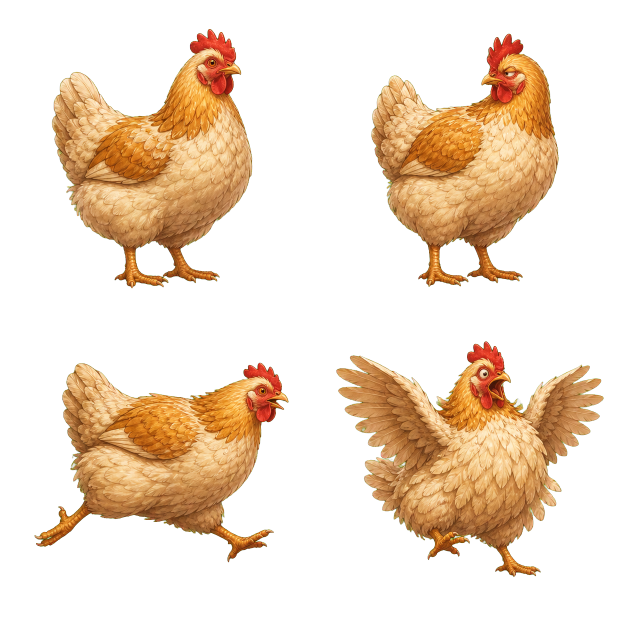
#> input picture assets/characters/creatures/chicken/chicken-atlas.png, 1254 x 1254 px (shown at 1/2 size)
$ python split_chicken_atlas.py
#> lines starting #> are read from the running program, lines starting #| are printed output that depends on the picture
from pathlib import Path

from PIL import Image


ROOT = Path(__file__).resolve().parents[1]
SOURCE = ROOT / "assets/characters/creatures/chicken/chicken-atlas.png"
OUTPUT = SOURCE.parent
NAMES = ("idle", "suspicious", "run", "startled")
CANVAS_SIZE = (420, 360)
SUBJECT_MAX = (390, 330)
BASELINE_Y = 342


def alpha_box(image: Image.Image) -> tuple[int, int, int, int]:
    box = image.getchannel("A").getbbox()
    if box is None:
        raise RuntimeError("Chicken pose has no visible pixels")
    return box


atlas = Image.open(SOURCE).convert("RGBA")
#> atlas is the input picture: PIL image 1254x1254 RGBA; mean R, G, B, A 60.8, 42.5, 24, 75.3
cell_width = atlas.width // 2
#> cell_width = 627
cell_height = atlas.height // 2
#> cell_height = 627
cells = [
    atlas.crop((0, 0, cell_width, cell_height)),
    atlas.crop((cell_width, 0, atlas.width, cell_height)),
    atlas.crop((0, cell_height, cell_width, atlas.height)),
    atlas.crop((cell_width, cell_height, atlas.width, atlas.height)),
]

trimmed = [cell.crop(alpha_box(cell)) for cell in cells]
#> in alpha_box, `box = image.getchannel("A").getbbox()`: box = (103, 58, 505, 577)
#> trimmed = 4 items
scale = min(
    SUBJECT_MAX[0] / max(image.width for image in trimmed),
    SUBJECT_MAX[1] / max(image.height for image in trimmed),
)
#> scale = 0.636

for name, image in zip(NAMES, trimmed):
    size = (round(image.width * scale), round(image.height * scale))
    resized = image.resize(size, Image.Resampling.LANCZOS)
    canvas = Image.new("RGBA", CANVAS_SIZE, (0, 0, 0, 0))
    x = (CANVAS_SIZE[0] - resized.width) // 2
    y = BASELINE_Y - resized.height
    canvas.alpha_composite(resized, (x, y))
    canvas.save(OUTPUT / f"{name}.png", optimize=True)
#> this loop made 4 passes
#> (name, size, x, y) on passes 1 to 4: ('idle', (256, 330), 82, 12), ('suspicious', (239, 322), 90, 20), ('run', (324, 254), 48, 88), ('startled', (341, 301), 39, 41)
#> pass 1, `resized = image.resize(size, Image.Resampling.LANCZOS)`:
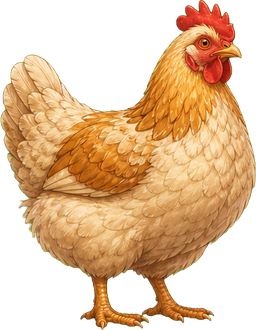
#> resized: PIL image 256x330 RGBA; mean R, G, B, A 120.3, 85.1, 48.4, 143.9; transparent parts drawn white
#> pass 1, `canvas.save(OUTPUT / f"{name}.png", optimize=True)`:
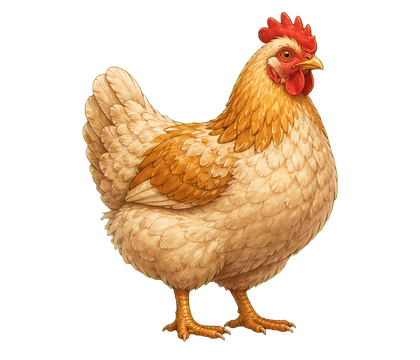
#> saved as idle.png: PIL image 420x360 RGBA; mean R, G, B, A 67.2, 47.6, 27, 80.4; transparent parts drawn white
#> pass 2, `resized = image.resize(size, Image.Resampling.LANCZOS)`:
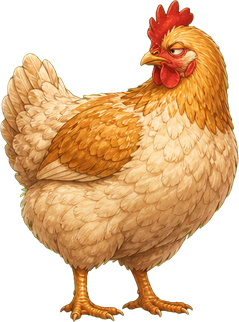
#> resized: PIL image 239x322 RGBA; mean R, G, B, A 122.4, 85.6, 47, 145.8; transparent parts drawn white
#> after the loop:
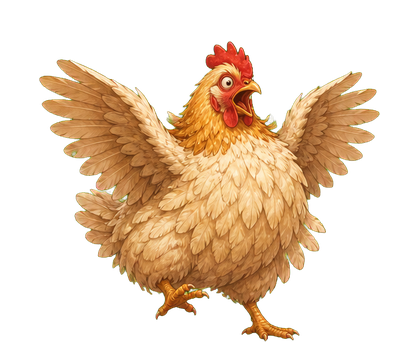
#> canvas: PIL image 420x360 RGBA; mean R, G, B, A 73, 52, 29.9, 89.6; transparent parts drawn white
#> after the loop:
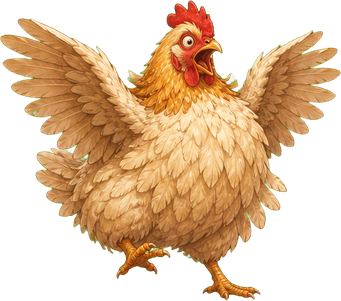
#> resized: PIL image 341x301 RGBA; mean R, G, B, A 107.5, 76.6, 44, 131.9; transparent parts drawn white

print("Created:", ", ".join(f"{name}.png" for name in NAMES))
#| Created: idle.png, suspicious.png, run.png, startled.png

$ run again, with assets/characters/creatures/chicken/idle.png copied over assets/characters/creatures/chicken/chicken-atlas.png
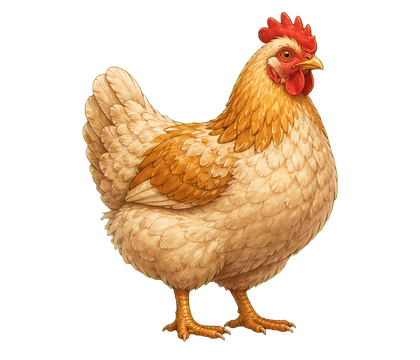
#> input picture assets/characters/creatures/chicken/idle.png, 420 x 360 px
#> atlas is the input picture: PIL image 420x360 RGBA; mean R, G, B, A 67.2, 47.6, 27, 80.4
#> box = (82, 64, 210, 180)
#> trimmed = 4 items
#> scale = 1.96
#> the loop `for name, image in zip(NAMES, trimmed):` made 4 passes
#> (name, size, x, y) on passes 1 to 4: ('idle', (251, 228), 84, 114), ('suspicious', (251, 330), 84, 12), ('run', (234, 318), 93, 24), ('startled', (251, 318), 84, 24)
#> pass 1, `canvas.save(OUTPUT / f"{name}.png", optimize=True)`:
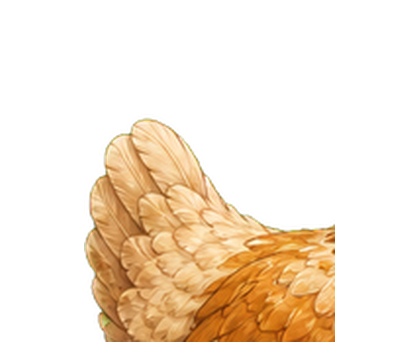
#> saved as idle.png: PIL image 420x360 RGBA; mean R, G, B, A 57.5, 42.8, 25, 65.2; transparent parts drawn white
#> after the loop `for name, image in zip(NAMES, trimmed):`:
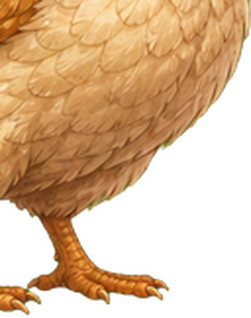
#> resized: PIL image 251x318 RGBA; mean R, G, B, A 118.4, 85, 49, 149.6; transparent parts drawn white
#| Created: idle.png, suspicious.png, run.png, startled.png

$ run again, with assets/characters/creatures/chicken/run.png copied over assets/characters/creatures/chicken/chicken-atlas.png
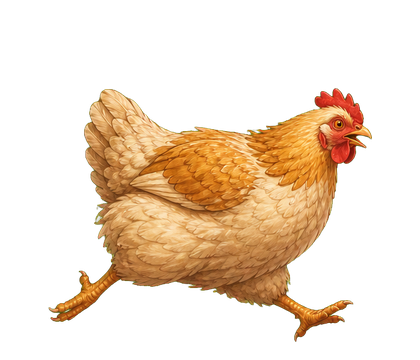
#> input picture assets/characters/creatures/chicken/run.png, 420 x 360 px
#> atlas is the input picture: PIL image 420x360 RGBA; mean R, G, B, A 59.6, 41.2, 21.6, 72.6
#> box = (81, 88, 210, 180)
#> trimmed = 4 items
#> scale = 2.04
#> the loop `for name, image in zip(NAMES, trimmed):` made 4 passes
#> (name, size, x, y) on passes 1 to 4: ('idle', (263, 187), 78, 155), ('suspicious', (330, 187), 45, 155), ('run', (330, 293), 45, 49), ('startled', (297, 330), 61, 12)
#> after the loop `for name, image in zip(NAMES, trimmed):`:
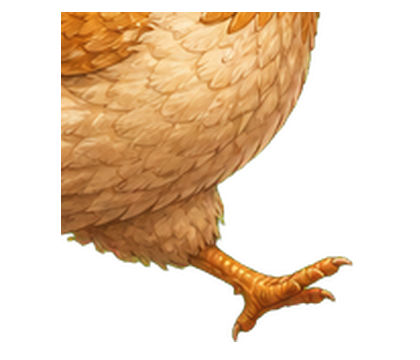
#> canvas: PIL image 420x360 RGBA; mean R, G, B, A 75, 53, 29.1, 93.8; transparent parts drawn white
#> after the loop `for name, image in zip(NAMES, trimmed):`:
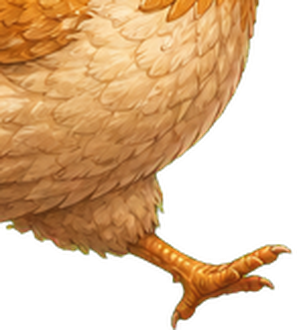
#> resized: PIL image 297x330 RGBA; mean R, G, B, A 115.6, 81.8, 44.9, 144.7; transparent parts drawn white
#| Created: idle.png, suspicious.png, run.png, startled.png

$ run again, with assets/characters/creatures/chicken/startled.png copied over assets/characters/creatures/chicken/chicken-atlas.png
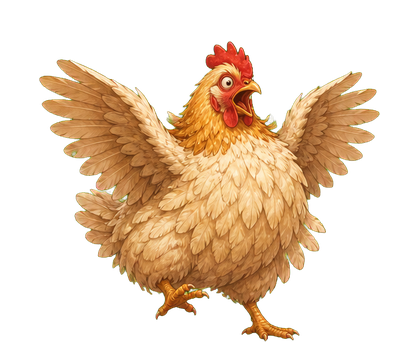
#> input picture assets/characters/creatures/chicken/startled.png, 420 x 360 px
#> atlas is the input picture: PIL image 420x360 RGBA; mean R, G, B, A 73, 52, 29.9, 89.6
#> box = (39, 52, 210, 180)
#> trimmed = 4 items
#> scale = 2.04
#> the loop `for name, image in zip(NAMES, trimmed):` made 4 passes
#> (name, size, x, y) on passes 1 to 4: ('idle', (348, 261), 36, 81), ('suspicious', (346, 283), 37, 59), ('run', (281, 289), 69, 53), ('startled', (257, 330), 81, 12)
#> pass 1, `canvas.save(OUTPUT / f"{name}.png", optimize=True)`:
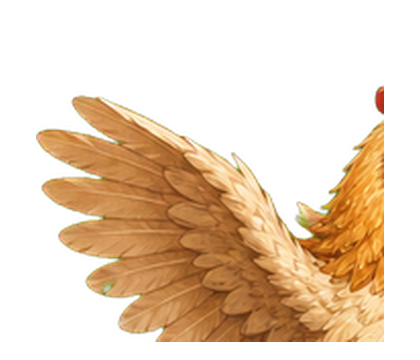
#> saved as idle.png: PIL image 420x360 RGBA; mean R, G, B, A 77.6, 55.4, 30.2, 94.9; transparent parts drawn white
#> after the loop `for name, image in zip(NAMES, trimmed):`:
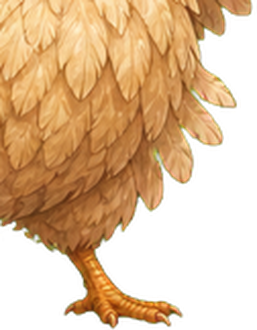
#> resized: PIL image 257x330 RGBA; mean R, G, B, A 124.2, 90.3, 51.5, 151.2; transparent parts drawn white
#| Created: idle.png, suspicious.png, run.png, startled.png
